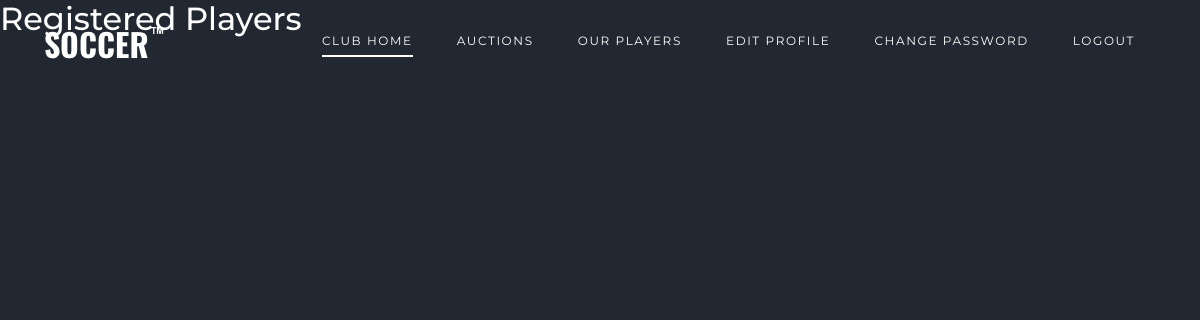
The page /registered/3/ on the database as committed earlier.
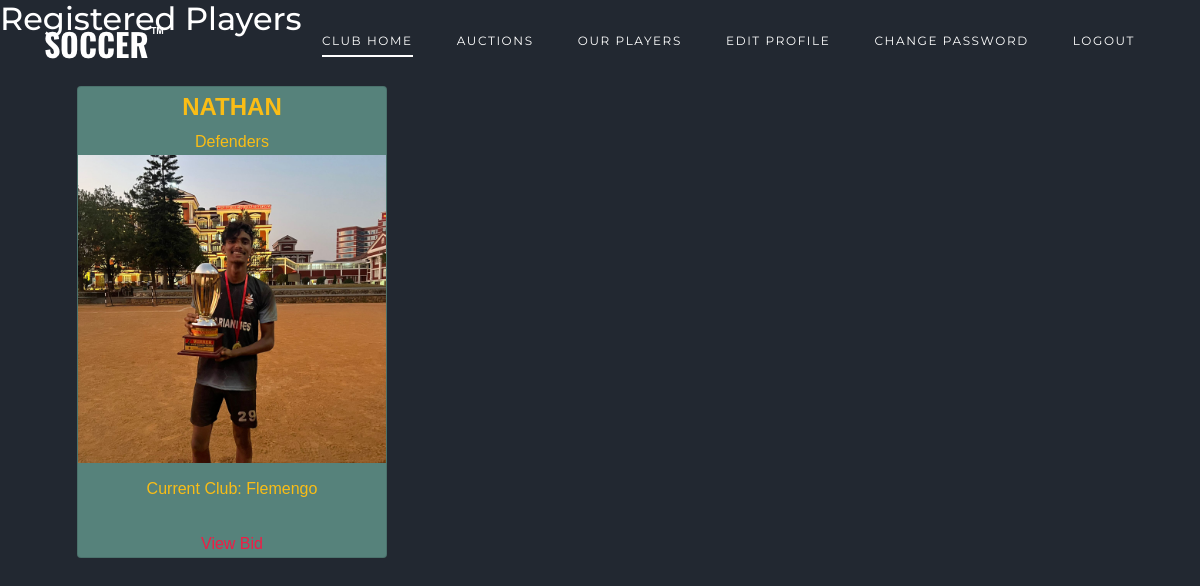
The same page on the database as committed later.
### auctions/models.py (models this page shows, shortened)
class auctionreg(models.Model):
    auction=models.ForeignKey(auction,on_delete=models.CASCADE,blank = True, null = True)
    clubname = models.ForeignKey(Club,on_delete=models.CASCADE,blank = True, null = True)
    playername = models.ForeignKey(Player,on_delete=models.CASCADE,blank = True, null = True)
    status=models.CharField(max_length=20,default='Unknown')

class Player(models.Model):
    username = models.CharField(max_length=64)
    email = models.CharField(max_length=64)
    mobilenumber= models.IntegerField(default=1)
    currentclub=models.CharField(max_length=64)
    Age=models.IntegerField(default=1)
    position=models.CharField(max_length=10,default="a")
    password=models.CharField(max_length=20)
    image_url = models.ImageField(max_length=228, default=None, blank=True, null=True)
    base=models.IntegerField(default=1000)

### auctions/views.py (the view)
# urls.py: path('registered/<int:auction>/',views.registred),
def registred(request,auction):
    a=auctionreg.objects.filter(auction=auction,status='Player')
    b=bidplayer.objects.filter(auction=auction)
    return render(request,'auctions/registered.html',{'a':a,'b':b})

### auctions/templates/auctions/registered.html (shortened to what this page needs)
{% include 'auctions/clubbase.html' %}
<h2>Registered Players</h2>
<div id="activelist">
    {% for list in a %}
        <div class="card">
            <a class="title">{{ list.playername.username }}</a>
            <a class="cat">{{ list.playername.position }}</a>
            <img src="{{ list.playername.image_url.url }}" class="list_img">
            <p class="desc">Current Club: {{ list.playername.currentclub }}</p>
            <a href="/addbid/{{ list.auction.id }}/{{ list.playername.id }}/">View Bid</a>
        </div>
    {% endfor %}
</div>

### auctions/templates/auctions/clubbase.html (shortened to what this page needs)
<!DOCTYPE html>
<html lang="en">
<head>
  <link rel="stylesheet" href="static/auctions/fonts/icomoon/style.css">
  <link rel="stylesheet" href="static/auctions/css/bootstrap/bootstrap.css">
  <link rel="stylesheet" href="static/auctions/css/jquery-ui.css">
  <link rel="stylesheet" href="static/auctions/css/owl.carousel.min.css">
  <link rel="stylesheet" href="static/auctions/css/owl.theme.default.min.css">
  <link rel="stylesheet" href="static/auctions/css/owl.theme.default.min.css">
  <link rel="stylesheet" href="static/auctions/css/jquery.fancybox.min.css">
  <link rel="stylesheet" href="static/auctions/css/bootstrap-datepicker.css">
  <link rel="stylesheet" href="static/auctions/fonts/flaticon/font/flaticon.css">
  <link rel="stylesheet" href="static/auctions/css/aos.css">
  <link rel="stylesheet" href="static/auctions/css/style.css">
</head>
<body>
  <div class="site-wrap">
    <header class="site-navbar py-4" role="banner">
      <div class="container">
        <div class="d-flex align-items-center">
          <div class="site-logo">
            <a href="index.html">
              <img src="static/auctions/images/logo.png" alt="Logo">
            </a>
          </div>
          <div class="ml-auto">
            <nav class="site-navigation position-relative text-right" role="navigation">
              <ul class="site-menu main-menu js-clone-nav mr-auto d-none d-lg-block">
                <li class="active"><a href="/club_home" class="nav-link">Club Home</a></li>
                <li><a href="/myc" class="nav-link"> Auctions</a></li>
                <li><a href="/ourp" class="nav-link">Our Players</a></li>
                <li><a href="/edit-club" class="nav-link">Edit Profile</a></li>
                <li><a href="/changec" class="nav-link">Change Password</a></li>
                <li><a href="/logout" class="nav-link">Logout</a></li>
              </ul>
            </nav>
          </div>
        </div>
      </div>
    </header>
  </body>
  </html>

### auctions/static/auctions/css/style.css (style rules this page uses)
body { line-height: 1.7; color: gray; font-weight: 300; background-color: #222831; font-size: 16px; }
a { -webkit-transition: .3s all ease; -o-transition: .3s all ease; transition: .3s all ease; }
h1, h2, h3, h4, h5, .h1, .h2, .h3, .h4, .h5 { font-family: "Montserrat", -apple-system, BlinkMacSystemFont, "Segoe UI", Roboto, "Helvetica Neue", Arial, sans-serif, "Apple Color Emoji", "Segoe UI Emoji", "Segoe UI Symbol", "Noto Color Emoji"; color: #fff; }
.site-wrap:before { display: none; -webkit-transition: .3s all ease-in-out; -o-transition: .3s all ease-in-out; transition: .3s all ease-in-out; background: rgba(0, 0, 0, 0.6); content: ""; position: absolute; z-index: 2000; top: 0; left: 0; right: 0; bottom: 0; opacity: 0; visibility: hidden; }
.site-logo { position: relative; font-weight: 900; font-size: 1.3rem; }
.site-logo a { color: #fff; }
.site-navbar { margin-bottom: 0px; z-index: 1999; position: absolute; width: 100%; }
.site-navbar .site-navigation .site-menu { margin-bottom: 0; }
.site-navbar .site-navigation .site-menu .active > a { display: inline-block; position: relative; }
.site-navbar .site-navigation .site-menu .active > a:before { content: ""; position: absolute; bottom: 0; left: 20px; right: 20px; height: 2px; background: #fff; }
.site-navbar .site-navigation .site-menu a { text-decoration: none !important; display: inline-block; }
.site-navbar .site-navigation .site-menu > li { display: inline-block; }
.site-navbar .site-navigation .site-menu > li > a { padding: 5px 20px; color: #fff; font-size: 12px; letter-spacing: .1rem; text-transform: uppercase; font-weight: 400; display: inline-block; text-decoration: none !important; }
.site-mobile-menu .site-nav-wrap { padding: 0; margin: 0; list-style: none; position: relative; }
.site-mobile-menu .site-nav-wrap a { padding: 10px 20px; display: block; position: relative; color: #212529; }
.site-mobile-menu .site-nav-wrap li { position: relative; display: block; }
.site-mobile-menu .site-nav-wrap li.active > a { color: #ee1e46; }
.site-mobile-menu .site-nav-wrap > li { display: block; position: relative; float: left; width: 100%; }
.site-mobile-menu .site-nav-wrap > li > a { padding-left: 20px; font-size: 20px; }

### auctions/templates/auctions/registered.html (style rules this page uses)
p { padding: 1vw; }
#activelist { margin-top: 4vw; grid-gap: 2vw; display:grid; width: 90%; margin-left: 5%; grid-template-rows: repeat(auto,1fr); grid-template-columns: 1fr 1fr 1fr; font-family: 'Nunito', sans-serif; text-align: center; }
.card { display: grid; grid-template-rows: repeat(auto,1fr); grid-template-columns: 1fr; width: 90%; margin-left: 5%; color:rgb(250, 189, 22); background-color: rgb(86, 130, 123); }
img { width: 100%; align-items: first baseline; }
.title { font-size: 2vw; font-weight: bold; color: darkblue; }

Rows that differ between the two databases and show on the page:
added auctionreg: playername.username "NATHAN", playername.position "Defenders", playername.image_url (picture), playername.currentclub "Flemengo"
